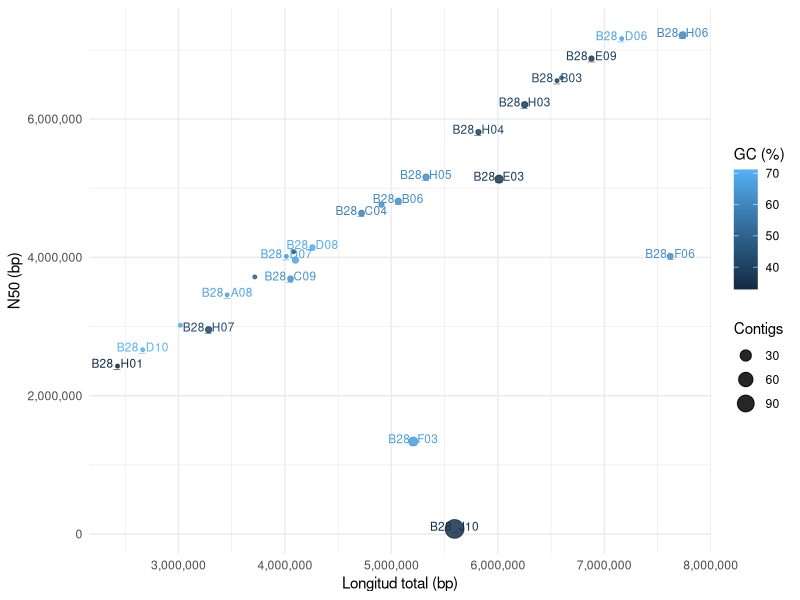
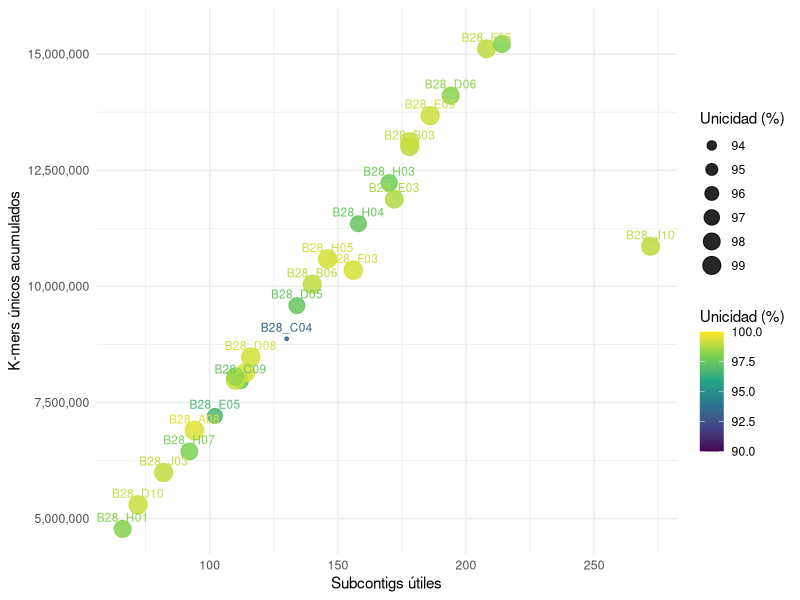
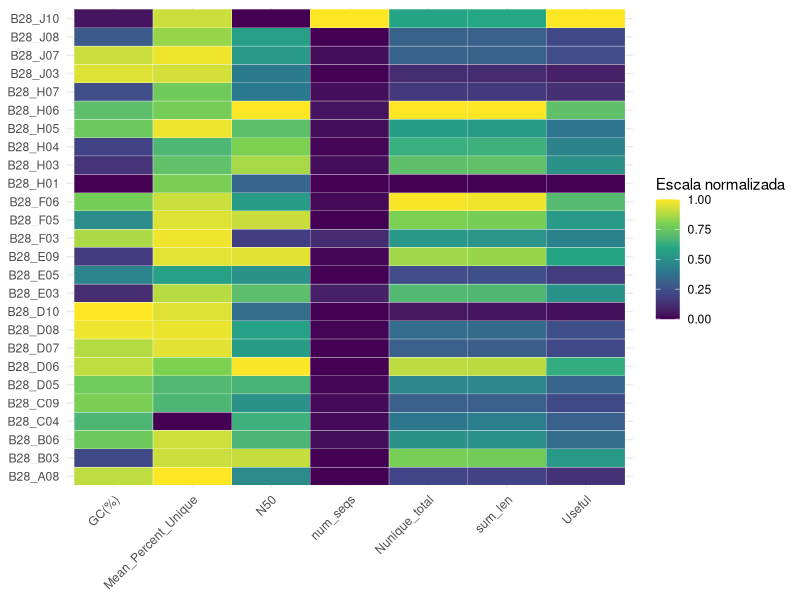

Reproduce these figures in R, in order.
## ---- chunk 1
knitr::opts_chunk$set(echo=FALSE, warning=FALSE, message=FALSE)
library(ggplot2)
library(scales)
library(dplyr)
library(tidyr)
## ---- chunk 2
q <- read.table("results/assembly_stats.tsv", header=TRUE, sep="", quote="", comment.char="", check.names=FALSE)
q$cepa <- sub("^[0-9]+_", "", sub("\\.fna$", "", basename(q$file)))
for (x in c("num_seqs", "sum_len", "N50", "GC(%)")) q[[x]] <- as.numeric(gsub(",", "", q[[x]]))
k <- read.table("results/kmer_summary_by_strain.tsv", header=TRUE, sep="\t", check.names=FALSE)
k$cepa <- sub("^[0-9]+_", "", k$StrainID)
d <- merge(q, k, by="cepa")
## ---- chunk 3
knitr::kable(d[, c("cepa", "num_seqs", "sum_len", "N50", "GC(%)", "Useful", "Nunique_total", "Mean_Percent_Unique")], digits=2)
## ---- chunk 4
ggplot(d, aes(x=sum_len, y=N50, size=num_seqs, color=`GC(%)`, label=cepa)) +
  geom_point(alpha=.85) +
  geom_text(nudge_y=40000, size=3, check_overlap=TRUE, show.legend=FALSE) +
  scale_x_continuous(labels=comma) + scale_y_continuous(labels=comma) +
  labs(x="Longitud total (bp)", y="N50 (bp)", size="Contigs", color="GC (%)", title=NULL, subtitle=NULL) +
  theme_minimal()
## ---- chunk 5
ggplot(d, aes(x=Useful, y=Nunique_total, size=Mean_Percent_Unique, color=Mean_Percent_Unique, label=cepa)) +
  geom_point(alpha=.85) +
  geom_text(nudge_y=250000, size=3, check_overlap=TRUE, show.legend=FALSE) +
  scale_x_continuous(labels=comma) + scale_y_continuous(labels=comma) +
  scale_color_viridis_c(limits=c(90,100)) +
  labs(x="Subcontigs útiles", y="K-mers únicos acumulados", size="Unicidad (%)", color="Unicidad (%)", title=NULL, subtitle=NULL) +
  theme_minimal()
## ---- chunk 6
h <- d %>% select(cepa, N50, sum_len, num_seqs, `GC(%)`, Useful, Nunique_total, Mean_Percent_Unique) %>% pivot_longer(-cepa, names_to="metrica", values_to="valor") %>% group_by(metrica) %>% mutate(valor=(valor-min(valor))/(max(valor)-min(valor))) %>% ungroup()
ggplot(h, aes(x=metrica, y=cepa, fill=valor)) +
  geom_tile(color="white") + scale_fill_viridis_c(limits=c(0,1)) +
  labs(x=NULL, y=NULL, fill="Escala normalizada", title=NULL, subtitle=NULL) +
  theme_minimal() + theme(axis.text.x=element_text(angle=45, hjust=1))
